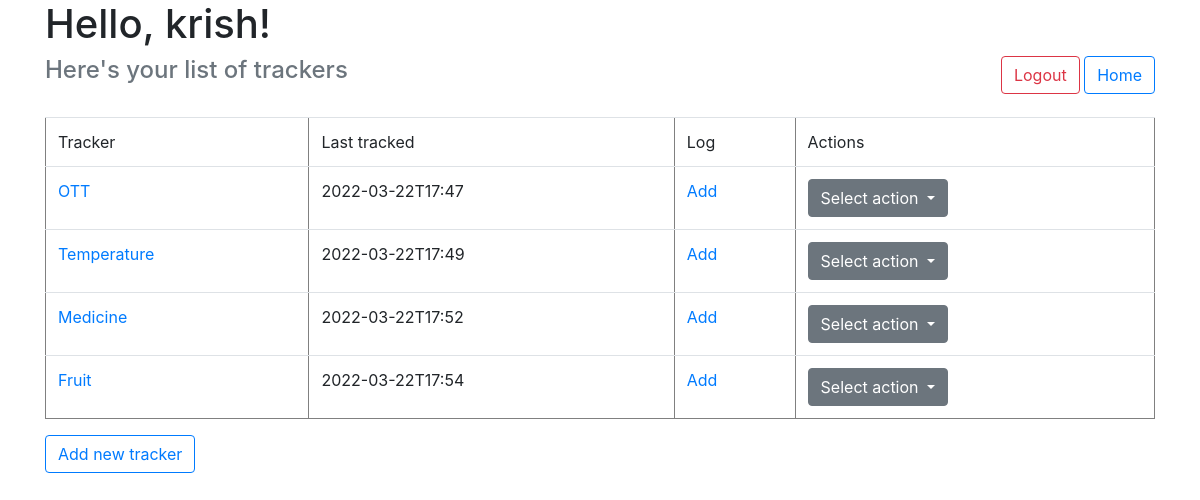
Screenshot of /index (signed in) with the database file from the repository.
### application/authentication/models.py (models this page shows)
class Profile(UserMixin, db.Model):
    __tablename__ = "profile"
    id = db.Column(db.Integer, primary_key=True)
    name = db.Column(db.String(100), unique=True)
    password = db.Column(db.String(100))
    trackers = db.relationship('Tracker', backref='tracker', cascade="all, delete")

### application/trackers/model/models.py (models this page shows)
class Tracker(db.Model):
    __tablename__ = "tracker"
    id = db.Column(db.Integer, primary_key=True, autoincrement=True)
    name = db.Column(db.String, unique=True)
    description = db.Column(db.String)
    type = db.Column(db.String)
    settings = db.Column(db.String)
    user = db.Column(db.Integer, db.ForeignKey("profile.id", ondelete="CASCADE"), nullable = False)
    logs = db.relationship('Logs', backref='log', cascade="all, delete")

class Logs(db.Model):
    __tablename__ = "log"
    id = db.Column(db.Integer, primary_key=True, autoincrement=True)
    timestamp = db.Column(db.String, nullable=False)
    tracker = db.Column(db.Integer, db.ForeignKey("tracker.id", ondelete="CASCADE"), nullable = False)
    value = db.Column(db.String)
    note = db.Column(db.String)

### application/trackers/controller/tracker_controller.py (the view)
@login_required
@app.route("/index", methods = ["GET", "POST"])
def index():
    if request.method == "GET":
        tracker_list = []
        trackers = Tracker.query.filter_by(user = current_user.id).all()
        for tracker in trackers:
            recent_log = Logs.query.filter_by(tracker=tracker.id).order_by(Logs.timestamp.desc()).first()
            if recent_log:
                recent_timestamp = recent_log.timestamp
            else:
                recent_timestamp = "NA"
            tracker_list.append({"id": tracker.id, "name": tracker.name, "timestamp": recent_timestamp})
        return render_template("index.html", name=current_user.name, trackers=tracker_list)

### application/authentication/controller.py (called while the page is built)
@login_manager.user_loader
def user_loader(user_id):
    return Profile.query.get(user_id)

### templates/index.html (shortened to what this page needs)
{% extends "template.html" %}
{% block content %}
{% if trackers %}
<h4 class="text-muted">Here's your list of trackers</h4><br>
<table class="table" id="tracker-table" border="1px">
    <thead>
        <tr>
            <td>Tracker</td>
            <td>Last tracked</td>
            <td>Log</td>
            <td>Actions</td>
        </tr>
    </thead>
    <tbody>
        {% for tracker in trackers %}
        <tr>
            <td><a href="/tracker/{{ tracker.id }}">{{ tracker.name }}</a></td>
            <td>{{ tracker.timestamp }}</td>
            <td><a href="/tracker/{{ tracker.id }}/log">Add</a></td>
            <td>
                <div class="dropdown">
                    <button class="btn btn-secondary dropdown-toggle" type="button" id="dropdownMenuButton" data-toggle="dropdown" aria-haspopup="true" aria-expanded="false">
                      Select action
                    </button>
                  </div>
            </td>
        </tr>
        {% endfor %}
    </tbody>
</table>
{% else %}
<p>No trackers found.</p>
{% endif %}
<button class="btn btn-outline-primary" onclick="location.href='/tracker-add'">Add new tracker</button>
{% endblock %}

### templates/template.html (shortened to what this page needs)
<!DOCTYPE html>
<html lang="en">
<head>
    <link rel="stylesheet" href="https://cdn.jsdelivr.net/npm/bootstrap@4.0.0/dist/css/bootstrap.min.css"
>
</head>
<body class="container">
    <h1>
        Hello, {{ name }}!
    </h1>
    <div cla style="float: right;">
        <button class="btn btn-outline-danger" onclick="location.href='/logout'">Logout</button>
        <button class="btn btn-outline-primary" onclick="location.href='/'">Home</button>
    </div>
    {% block content %} {% endblock %}
</body>
</html>

### rows the page displays
Profile: name "krish"
Tracker: name "OTT"
Logs: timestamp "2022-03-22T17:47"
Tracker: name "Temperature"
Logs: timestamp "2022-03-22T17:49"
Tracker: name "Medicine"
Logs: timestamp "2022-03-22T17:52"
Tracker: name "Fruit"
Logs: timestamp "2022-03-22T17:54"
